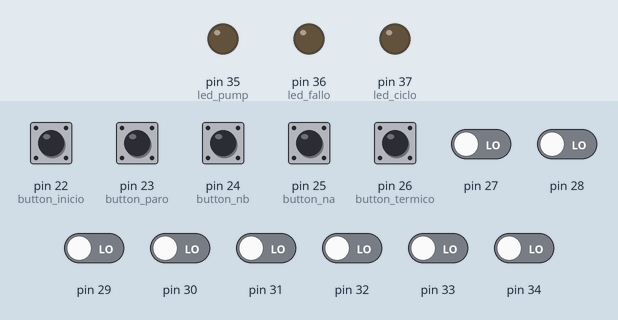
The sketch below on a simulated Arduino Mega 2560, built with avr-gcc and run on an emulated ATmega2560. Parts: output pins drawn as LEDs (lit = HIGH). The inputs (shaded band) are chosen by the test bench; at power-on: pin 22 (button_inicio), pin 23 (button_paro), pin 24 (button_nb), pin 25 (button_na), pin 26 (button_termico), pin 27–34 LOW. What the sketch prints to the serial monitor is not drawn.

Above: at 1.2 s.
1.3 s: pin 25 (button_na) pulled HIGH for 0.15 s
At 3.3 s:
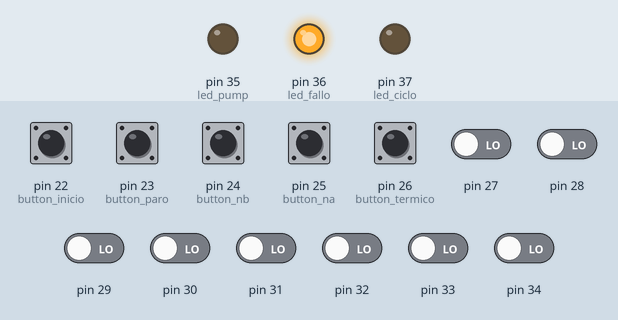
4.3 s: pin 23 (button_paro) pulled HIGH for 0.15 s
At 4.9 s:
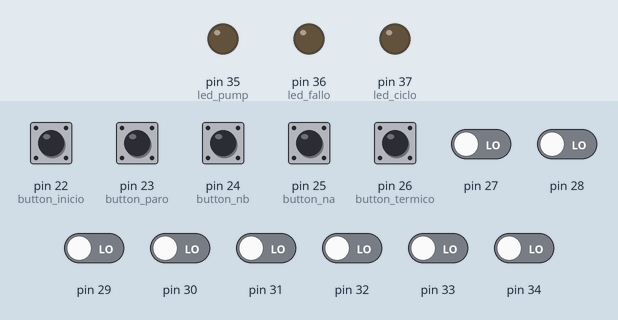
7.4 s: pin 22 (button_inicio) pulled HIGH for 0.15 s
At 8.2 s:
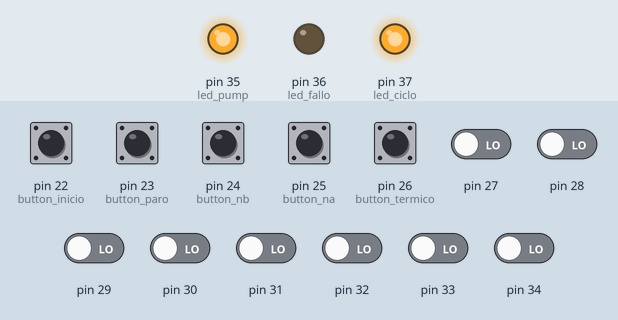
9.0 s: pin 23 (button_paro) pulled HIGH for 1 s
At 9.5 s:
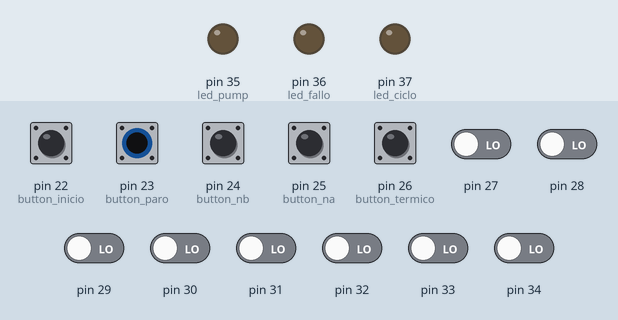
11.5 s: pin 22 (button_inicio) pulled HIGH for 1 s
At 12.9 s:
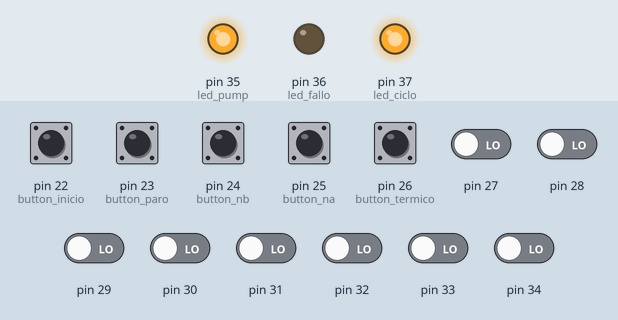
15.5 s: pin 25 (button_na) pulled HIGH for 1 s
At 16.4 s:
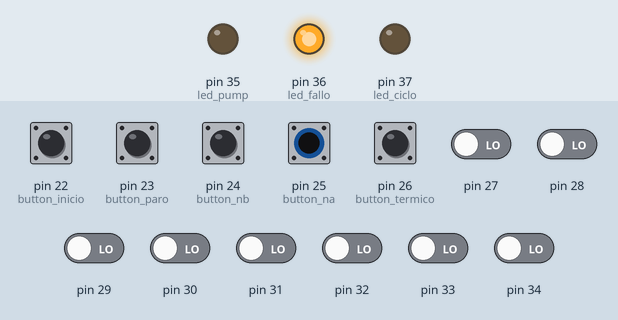
Timing chart, 0 to 20.5 s (numbered marks = the images above; inputs shaded):
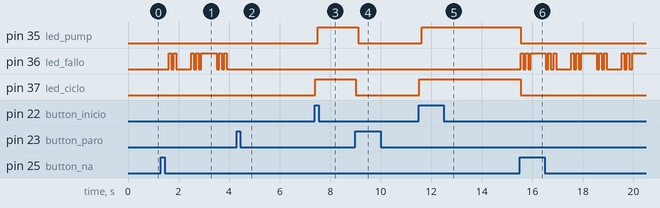

The sketch:

pump.ino
```cpp
/********************************* Principal INICIO *****************************************/
// constants won't change. They're used here to
// set pin numbers:
const int button_inicio = 22;         // the number of the pushbutton pin
const int button_paro = 23;           // the number of the pushbutton pin
const int button_nb = 24;             // the number of the pushbutton pin
const int button_na = 25;             // the number of the pushbutton pin
const int button_termico = 26;        // the number of the pushbutton pin
// LEDs
const int led_ciclo =  37;            // the number of the LED pin
const int led_fallo =  36;            // the number of the LED pin
const int led_pump =  35;             // the number of the LED pin

// variables will change:
int buttonState_inicio = 0;           // inicio for reading the pushbutton status
int buttonState_paro = 0;             // paro for reading the pushbutton status
int buttonState_nb = 0;               // Nivel Bajo for reading the pushbutton status
int buttonState_na = 0;               // Nivel Alto for reading the pushbutton status
int buttonState_termico = 0;          // Rele Termico for reading the pushbutton status

int State_led_ciclo = 0;              // ciclo for reading the status
int State_led_fallo = 0;              // fallo for reading the status
int State_led_pump = 0;               // pump for reading the status

// Variables a utilizar
 boolean falla;
 boolean flasheo;
 int state=0;//crear toggle
 int ktiempo;
 int x;
 int y;
 int puertoA;
 int puertoC;

// Prototipos
void busca_falla(void);
void secuencia(void);
void mostrar_falla(void);
void genera_flasheo(void);
void envia_datos(void);
void toggle(void);

// Desarrollo de Funciones... /**************************************************************/
void toggle(void) // Funcion Para Flasheo de Led
{
 digitalWrite(led_fallo, (state) ? HIGH : LOW);
 state = !state;
}
/********************************************************************************************/
void busca_falla(void) // Funcion para Buscar Falla
{
  if (!buttonState_nb && buttonState_na)falla=1;
  if (buttonState_termico)falla=1;
}
/********************************************************************************************/
void secuencia(void) // SEcuencia de programa
{
  if (!buttonState_nb && !buttonState_na)digitalWrite(led_pump, HIGH);
  if (buttonState_nb && buttonState_na)digitalWrite(led_pump, LOW);
}
/********************************************************************************************/
void mostrar_falla(void) // Visualiza Falla
{
  digitalWrite(led_pump, LOW);
  digitalWrite(led_ciclo, LOW);
  if (flasheo)toggle();// Led Fallo; // Fallo Flash...
  if (buttonState_paro)falla=0;
}
/********************************************************************************************/
void genera_flasheo(void) // Generador de flasheo
{
  ktiempo=ktiempo+1;
  if (ktiempo==5)
  {
    flasheo=!flasheo;
    ktiempo=0;
  }
}
/********************************************************************************************/
  void envia_datos(void) // ENviar datos por RS232
  {
    Serial.print("$");
    if (PINA<=9)Serial.print("0");// Para que la trama sea "$00%00@" Porque imprime sino "$0%0@"
    Serial.print(PINA);
    Serial.print("%");
    if (PINC<=9)Serial.print("0");// Para que la trama sea "$00%00@" Porque imprime sino "$0%0@"
    Serial.print(PINC);
    Serial.print("@"); // Trama $00%00@ completa , Lista para Desentramar...
  }
/********************************************************************************************/
void setup()// INICIALIZANDO
{
  // initialize serial communication at 9600 bits per second:
  Serial.begin(9600);
  // Declaracion de entradas y salidas

  // initialize the LED pin as an output:
  pinMode(led_ciclo, OUTPUT);
  pinMode(led_fallo, OUTPUT);
  pinMode(led_pump, OUTPUT);

  // initialize the pushbutton pin as an input:
  pinMode(button_inicio, INPUT);
  pinMode(button_paro, INPUT);
  pinMode(button_nb, INPUT);
  pinMode(button_na, INPUT);
  pinMode(button_termico, INPUT);
}

// the loop routine runs over and over again forever:
void loop()
{
 buttonState_inicio = digitalRead(button_inicio);   // inicio reading the pushbutton status
 buttonState_paro = digitalRead(button_paro);       // paro reading the pushbutton status
 buttonState_nb = digitalRead(button_nb);           // Nb reading the pushbutton status
 buttonState_na = digitalRead(button_na);           // Na reading the pushbutton status
 buttonState_termico = digitalRead(button_termico); // Termico reading the pushbutton status

 State_led_ciclo = digitalRead(led_ciclo);          // Ciclo for reading the State_leds status
 State_led_fallo = digitalRead(led_fallo);          // Fallo reading the pushbutton status
 State_led_pump = digitalRead(led_pump);            // Pump reading the pushbutton status

 busca_falla();
    if (buttonState_inicio && falla==0 && !buttonState_paro ) digitalWrite(led_ciclo,HIGH );

      if (buttonState_paro)
      {
        digitalWrite(led_ciclo,LOW );
        digitalWrite(led_pump,LOW );
      }

      if ( State_led_ciclo==HIGH && falla==0 )secuencia();

      if (falla==1)
      {
        mostrar_falla();
      }
      else
      {
        digitalWrite(led_fallo,LOW );
      }
      delay(100);

    genera_flasheo();                               // Funcion envia flash
    envia_datos();                                  // Funcion Envia Datos por puerto Serie
}
```

Measured:
- after the input at 1.3 s, pin 36 (led_fallo): LOW → HIGH after 0.30 s, → LOW 0.10 s later, → HIGH 0.10 s later, → LOW 0.10 s later, … (14 changes in this stretch)
- after the input at 4.3 s, pin 36 (led_fallo): stops changing and stays LOW
- after the input at 7.4 s, pin 35 (led_pump): LOW → HIGH after 0.12 s; pin 37 (led_ciclo): LOW → HIGH at once
- after the input at 9.0 s, pin 35 (led_pump): HIGH → LOW after 0.12 s; pin 37 (led_ciclo): HIGH → LOW at once
- after the input at 11.5 s, pin 35 (led_pump): LOW → HIGH after 0.13 s; pin 37 (led_ciclo): LOW → HIGH at once
- after the input at 15.5 s, pin 35 (led_pump), pin 37 (led_ciclo): HIGH → LOW at once; pin 36 (led_fallo): LOW → HIGH at once, then repeats every 2.0 s: LOW 0.10 s, HIGH 0.10 s, LOW 0.10 s, HIGH 0.60 s, 2 × (LOW 0.10 s, HIGH 0.10 s), LOW 0.60 s, HIGH 0.10 s
